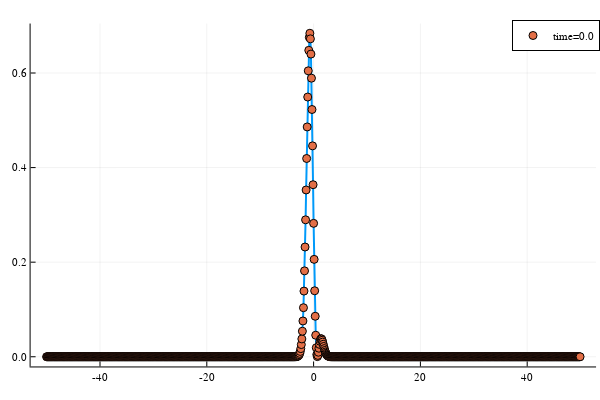

Write notebook code for a chart like this one.
### Code cell
plotlyjs()
figure = plot()
for index_time in [1]
    rho = real.(conj.(wave_function[index_time].(output_data.pts)).*(wave_function[index_time].(output_data.pts)))
    figure = plot!(figure,output_data.r,rho,lw=2,label="")
    figure = scatter!(figure,output_data.r,rho,lw=2,label="time=$(time[index_time])")
end
display(figure)

### Figure 1 — Plotly figure (JSON) as saved in the notebook; plotly's stock layout.template omitted (floating-point values rounded to 4 significant figures; data arrays with more than 128 entries replaced by an {"elided": "..."} marker saying what was removed)
{"data": [{"colorbar": {"len": 0.9525, "title": "", "x": 0.9934, "y": 0.5139}, "legendgroup": "", "line": {"color": "rgba(0, 154, 250, 1.000)", "dash": "solid", "shape": "linear", "width": 2}, "mode": "lines", "name": "", "showlegend": false, "type": "scatter", "x": {"elided": "1000 float values"}, "xaxis": "x", "y": {"elided": "1000 float values"}, "yaxis": "y"}, {"colorbar": {"len": 0.9525, "title": "", "x": 0.9934, "y": 0.5139}, "legendgroup": "time=0.0", "marker": {"color": "rgba(227, 111, 71, 1.000)", "line": {"color": "rgba(0, 0, 0, 1.000)", "width": 1}, "size": 8, "symbol": "circle"}, "mode": "markers", "name": "time=0.0", "showlegend": true, "type": "scatter", "x": {"elided": "1000 float values"}, "xaxis": "x", "y": {"elided": "1000 float values"}, "yaxis": "y"}], "layout": {"annotations": [], "height": 400, "legend": {"bgcolor": "rgba(255, 255, 255, 1.000)", "bordercolor": "rgba(0, 0, 0, 1.000)", "borderwidth": 1, "font": {"color": "rgba(0, 0, 0, 1.000)", "family": "sans-serif", "size": 11}, "title": {"font": {"color": "rgba(0, 0, 0, 1.000)", "family": "sans-serif", "size": 15}, "text": ""}, "tracegroupgap": 0, "traceorder": "normal", "x": 1, "xanchor": "auto", "y": 1, "yanchor": "auto"}, "margin": {"b": 20, "l": 0, "r": 0, "t": 20}, "paper_bgcolor": "rgba(255, 255, 255, 1.000)", "plot_bgcolor": "rgba(255, 255, 255, 1.000)", "showlegend": true, "width": 600, "xaxis": {"anchor": "y", "domain": [0.05101, 0.9934], "gridcolor": "rgba(0, 0, 0, 0.100)", "gridwidth": 0.5, "linecolor": "rgba(0, 0, 0, 1.000)", "mirror": false, "range": [-53.0, 52.9], "showgrid": true, "showline": true, "showticklabels": true, "tickangle": 0, "tickcolor": "rgb(0, 0, 0)", "tickfont": {"color": "rgba(0, 0, 0, 1.000)", "family": "sans-serif", "size": 11}, "tickmode": "array", "ticks": "inside", "ticktext": ["-40", "-20", "0", "20", "40"], "tickvals": [-40, -20, 0, 20, 40], "title": "", "titlefont": {"color": "rgba(0, 0, 0, 1.000)", "family": "sans-serif", "size": 15}, "type": "-", "visible": true, "zeroline": false, "zerolinecolor": "rgba(0, 0, 0, 1.000)"}, "yaxis": {"anchor": "x", "domain": [0.03762, 0.9902], "gridcolor": "rgba(0, 0, 0, 0.100)", "gridwidth": 0.5, "linecolor": "rgba(0, 0, 0, 1.000)", "mirror": false, "range": [-0.02052, 0.7046], "showgrid": true, "showline": true, "showticklabels": true, "tickangle": 0, "tickcolor": "rgb(0, 0, 0)", "tickfont": {"color": "rgba(0, 0, 0, 1.000)", "family": "sans-serif", "size": 11}, "tickmode": "array", "ticks": "inside", "ticktext": ["0.0", "0.2", "0.4", "0.6"], "tickvals": [0, 0.2, 0.4, 0.6], "title": "", "titlefont": {"color": "rgba(0, 0, 0, 1.000)", "family": "sans-serif", "size": 15}, "type": "-", "visible": true, "zeroline": false, "zerolinecolor": "rgba(0, 0, 0, 1.000)"}}}
